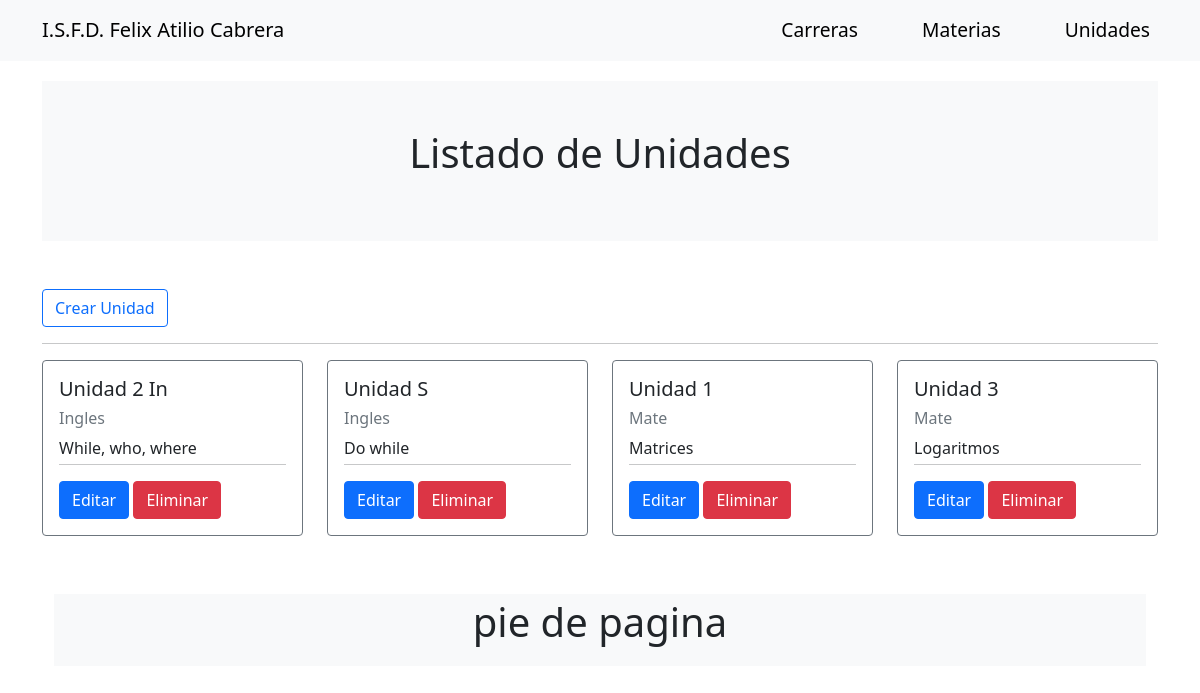
The app's page /index.php?controller=Unidades&action=lista with its own data.
### tables this page shows
CREATE TABLE `unidades` (
  `id` int(11) NOT NULL,
  `title` varchar(11) NOT NULL,
  `content` varchar(75) NOT NULL,
  `id_materias` int(11) NOT NULL
);

CREATE TABLE `materias` (
  `id` int(11) NOT NULL,
  `title` varchar(75) NOT NULL,
  `content` text NOT NULL,
  `id_carreras` int(11) NOT NULL
);

### index.php (called while the page is built, shortened)
<?php
require_once ('model/db.php');
$controller = new $controllerName();
$dataToView["data"] = array();
if (method_exists($controller, $_GET["action"])) {
    $dataToView["data"] = $controller->{$_GET["action"]}();
}
require_once ('view/template/header.php');
require_once ('view/' . $controller->view . '.php');
require_once ('view/template/footer.php');
?>

### model/db.php (called while the page is built, shortened)
<?php
class Db {
    public function __construct() {
        $this->host = constant('DB_HOST');
        $this->db = constant('DB');
        $this->user = constant('DB_USER');
        $this->pass = constant('DB_PASS');
        try {
            $this->conection = new PDO('mysql:host=' . $this->host . ';dbname=' . $this->db, $this->user, $this->pass);
        } catch (PDOException $e) {
            echo $e->getMessage();
            exit();
        }
    }
}
?>

### model/Unidades_model.php (called while the page is built, shortened)
<?php
class Unidades {
    private $table = 'unidades';
    private $conection;
    private function getConection(){
        $dbObj = new Db();
        $this->conection = $dbObj->conection;
    }
    public function getUnidades(){
        $sql = "SELECT * FROM ".$this->table. " ORDER BY id_materias";
        $stmt = $this->conection->prepare($sql);
        $stmt->execute();
        return $stmt->fetchAll();
    }
}
?>

### controller/Unidades.php (called while the page is built, shortened)
<?php
require_once ('model/Unidades_model.php');
class UnidadesController{
    public function __construct() {
        $this->UnidadObj = new Unidades();
    }
    public function lista(){
        $this->titulo_pagina = 'Listado de Unidades';
        return $this->UnidadObj->getUnidades();
    }
}
?>

### model/Materias_model.php (called while the page is built, shortened)
<?php
class Materia {
    private $table = 'materias';
    private $conection;
    private function getConection(){
        $dbObj = new Db();
        $this->conection = $dbObj->conection;
    }
    public function getMateriaById($id){
        $sql = "SELECT * FROM ".$this->table. " WHERE id = ?";
        $stmt = $this->conection->prepare($sql);
        $stmt->execute([$id]);
        return $stmt->fetch();
    }
}
?>

### controller/Materias.php (called while the page is built, shortened)
<?php
require_once ('model/Materias_model.php');
class MateriasController{
    public function __construct() {
    $this->MateriaObj = new Materia();
    }
    public function getMateriaById($id){
        return $this->MateriaObj->getMateriaById($id);
    }
}
?>

### view/List_unidades.php (the view)
<div class="row">
    <div class="col-md-12 text-right">
        <a href="index.php?controller=Unidades&action=nuevo" class="btn btn-outline-primary">Crear Unidad</a>
        <hr/>
    </div>
    <?php
    require_once ('controller/Materias.php');
    $materias = new MateriasController();
    if (count($dataToView["data"]) > 0) {
        foreach ($dataToView["data"] as $unidad) {
        $materia = $materias->getMateriaById($unidad["id_materias"]);
    ?>
            <div class="col-md-3">
                <div class="card-body border border-secondary rounded">
                    <h5 class="card-title"><?php echo $unidad['title']; ?></h5>
                    <h6 class="card-title text-secondary"><?php echo $materia["title"]; ?></h6>
                    <div class="card-text"><?php echo nl2br($unidad['content']); ?></div>
                    <hr class="mt-1"/>
                    <a href="index.php?controller=Unidades&action=editar&id=<?php echo $unidad['id']; ?>" class="btn btn-primary">Editar</a>
                    <a href="index.php?controller=Unidades&action=confirmDelete&id=<?php echo $unidad['id']; ?>" class="btn btn-danger">Eliminar</a>
                </div>
            </div>
    <?php
        }
    } else {
    ?>
        <div class="alert alert-info">
            Actualmente no existen notas.
        </div>
    <?php
    }
    ?>
</div>

### view/template/header.php (shortened to what this page needs)
<!DOCTYPE html>
<html>
<head>
    <link rel="stylesheet" href="https://cdn.jsdelivr.net/npm/bootstrap@5.1.3/dist/css/bootstrap.min.css"
>
</head>
<body>
    <nav class="navbar navbar-expand-lg bg-light">
        <div class="container">
            <a class="navbar-brand" href="#">I.S.F.D. Felix Atilio Cabrera</a>
            <div class="collapse navbar-collapse" id="navbarSupportedContent">
            <ul class="navbar-nav ms-auto mb-2 mb-lg-0 gap-5">
                <li class="nav-item">
                    <a class="nav-link" href="index.php?controller=Carreras&action=lista">Carreras</a>
                </li>
                <li class="nav-item">
                    <a class="nav-link" href="index.php?controller=Materias&action=lista">Materias</a>
                </li>
                <li class="nav-item">
                    <a class="nav-link" href="index.php?controller=Unidades&action=lista">Unidades</a>
                </li>
            </ul>
            </div>
        </div>
    </nav>
    <div class="container">
        <header class="mb-5">
            <div class="p-5 text-center bg-light" style="margin-top: 20px;">
                <h1 class="mb-3"><?php echo $controller->titulo_pagina; ?></h1>
            </div>
        </header>

### view/template/footer.php
<div class="container">
    <footer class="mb-2">
        <div class="p-1 text-center bg-light" style="margin-top: 58px;">
            <h1 class="mb-3">pie de pagina</h1>
        </div>
    </footer>
</div>
</div>
</body>
</html>

### view/template/header.php (style rules this page uses)
nav a { text-decoration:none; color:#000 !important; }
li a { font-size:1.2rem; transition:all .3s ease-in-out !important; }

### records on screen
unidades: title "Unidad 2 In", id_materias.title "Ingles", content "While, who, where"
unidades: title "Unidad S", id_materias.title "Ingles", content "Do while"
unidades: title "Unidad 1", id_materias.title "Mate", content "Matrices"
unidades: title "Unidad 3", id_materias.title "Mate", content "Logaritmos"

### other values on screen
$controller->titulo_pagina "Listado de Unidades"
